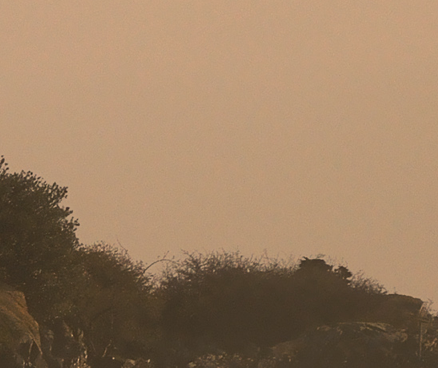
#> input picture 01_study/sample.png, 438 x 368 px, found by its file name
$ python circle.py
#> lines starting #> are read from the running program, lines starting #| are printed output that depends on the picture; after the words box and inside, x2 and y2 are one past the last pixel; in counts of white or black regions, pixels touching at a corner belong together
import cv2
import numpy as np

img = cv2.imread('sample.png')
#> img is the input picture: shape (368, 438, 3); mean B, G, R 97.4, 125.5, 154.1
w = 400
h = 300

plane = np.zeros([300,500],np.uint8)
center = tuple([plane.shape[1]/2,plane.shape[0]/2])
radius = 100
color = tuple([255,0,0])
thickness = 2
cv2.circle(plane,center,radius,color,thickness)
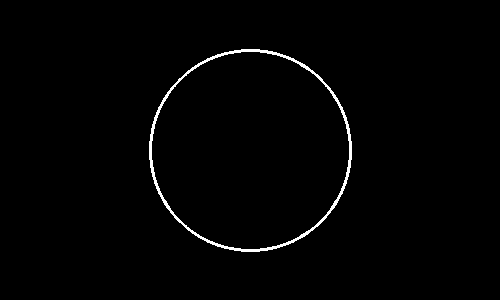
#> plane: shape (300, 500); 1.2% white in thin lines or dots, all inside (x1, y1, x2, y2) = (149, 49, 352, 252)
cv2.imshow('plane',plane)
cv2.imwrite('circle.png',plane)
cv2.waitKey(0)
